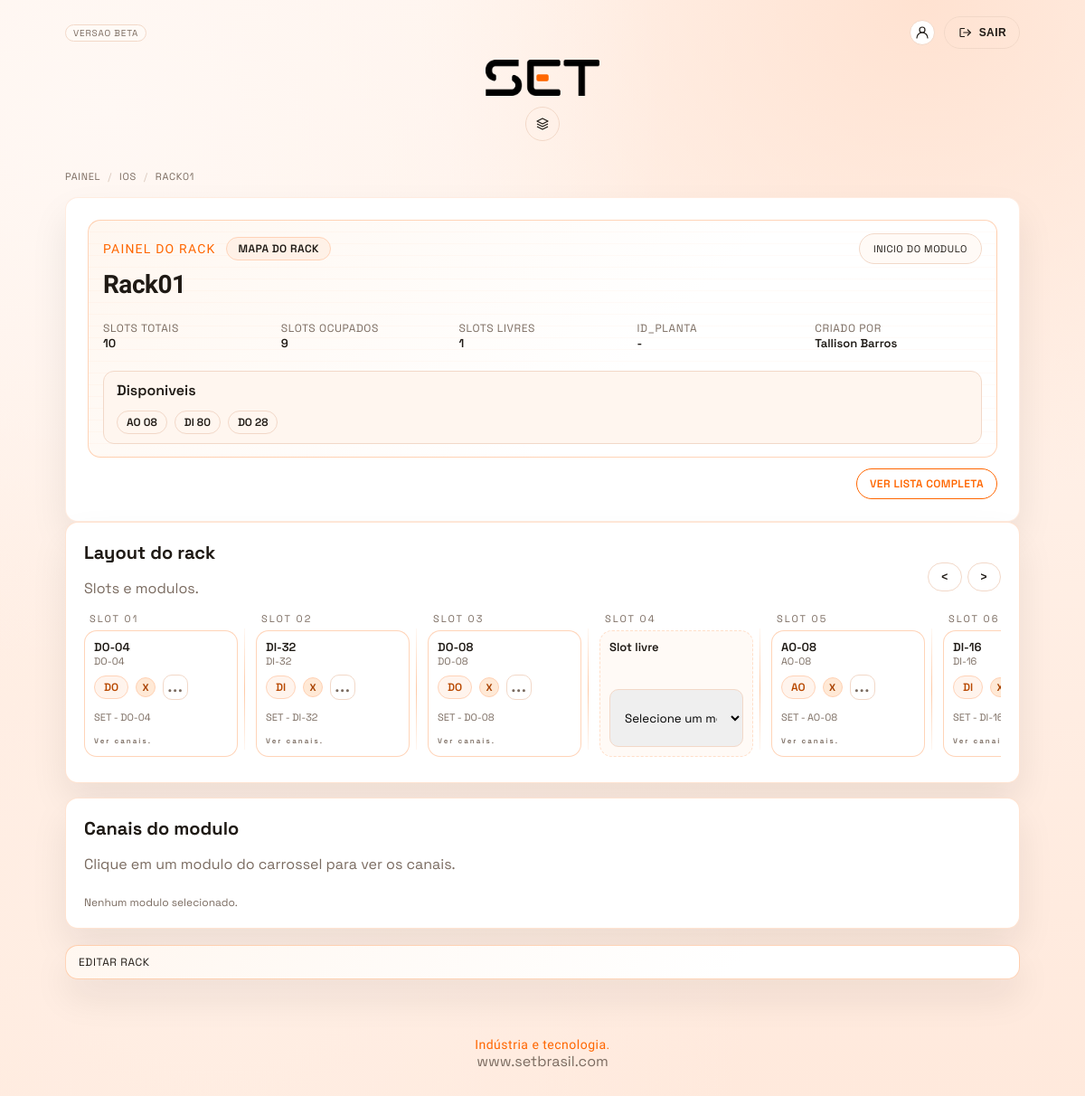
The page /ios/racks/1/ (signed in) on the database as committed earlier.
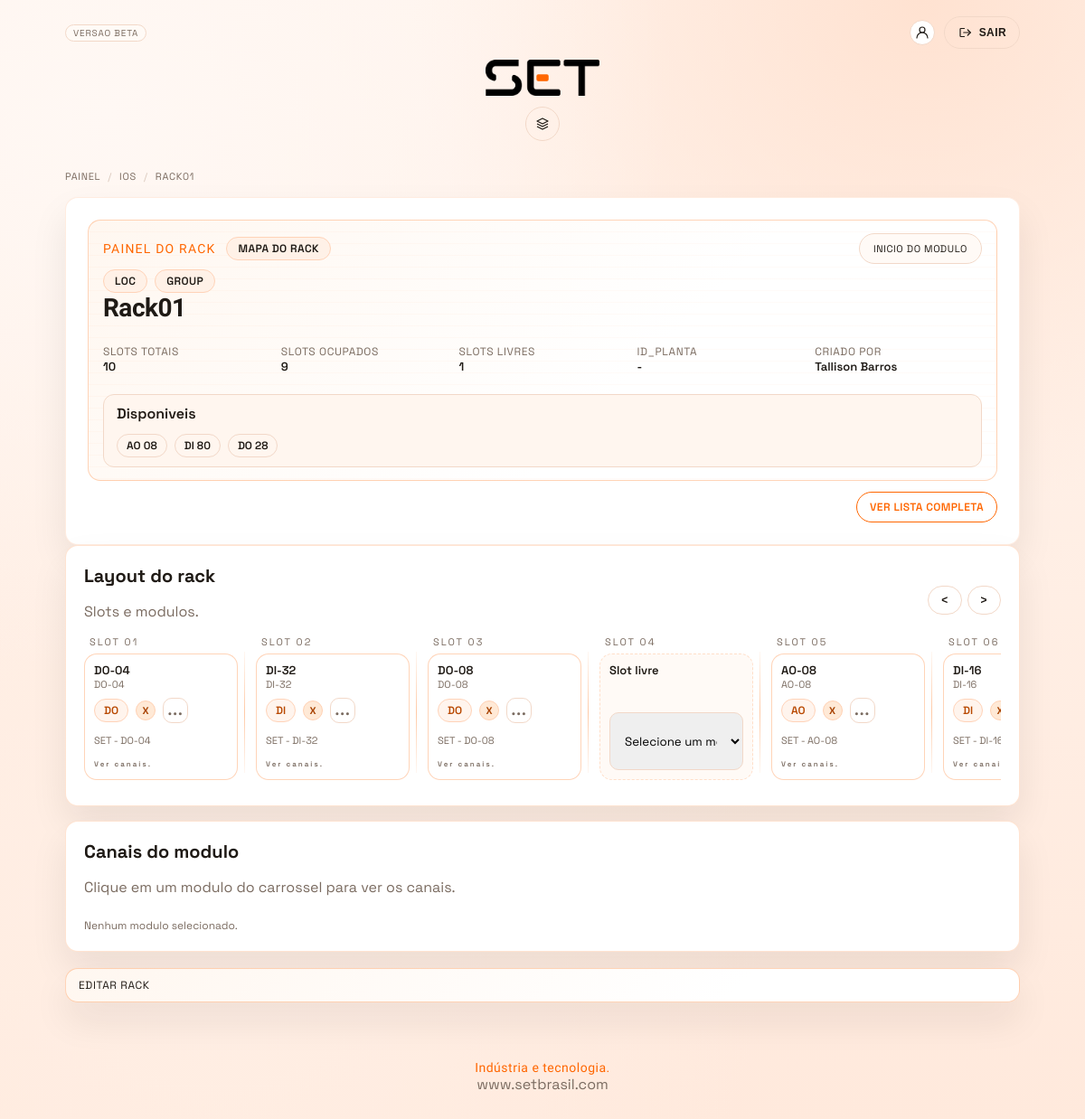
The same page on the database as committed later.
### core/models.py (models this page shows, shortened)
class RackIO(models.Model):
    cliente = models.ForeignKey("PerfilUsuario", on_delete=models.CASCADE, related_name="io_racks")
    inventario = models.ForeignKey(
        "Inventario",
        on_delete=models.SET_NULL,
        null=True,
        blank=True,
        related_name="racks_io",
    )
    local = models.ForeignKey(
        "LocalRackIO",
        on_delete=models.SET_NULL,
        null=True,
        blank=True,
        related_name="racks",
    )
    grupo = models.ForeignKey(
        "GrupoRackIO",
        on_delete=models.SET_NULL,
        null=True,
        blank=True,
        related_name="racks",
    )
    id_planta = models.ForeignKey(
        PlantaIO,
        on_delete=models.SET_NULL,
        null=True,
        blank=True,
        related_name="racks",
    )
    nome = models.CharField(max_length=120)
    descricao = models.TextField(blank=True)
    slots_total = models.PositiveSmallIntegerField(
        validators=[MinValueValidator(1), MaxValueValidator(60)],
    )
    criado_em = models.DateTimeField(auto_now_add=True)
    class Meta:
        ordering = ["nome"]

class PerfilUsuario(models.Model):
    nome = models.CharField(max_length=120)
    email = models.EmailField()
    empresa = models.CharField(max_length=120, blank=True)
    sigla_cidade = models.CharField(max_length=3, blank=True)
    logo = models.ImageField(upload_to="clientes/logos/", blank=True, null=True)
    usuario = models.OneToOneField(User, on_delete=models.CASCADE)  # login do cliente
    ativo = models.BooleanField(default=True)
    tipos = models.ManyToManyField("TipoPerfil", blank=True, related_name="clientes")
    plantas = models.ManyToManyField("PlantaIO", blank=True, related_name="usuarios")
    financeiros = models.ManyToManyField("FinanceiroID", blank=True, related_name="usuarios")
    inventarios = models.ManyToManyField("InventarioID", blank=True, related_name="usuarios")
    listas_ip = models.ManyToManyField("ListaIPID", blank=True, related_name="usuarios")
    radares = models.ManyToManyField("RadarID", blank=True, related_name="usuarios")
    apps = models.ManyToManyField("App", blank=True, related_name="usuarios")

class RackSlotIO(models.Model):
    rack = models.ForeignKey(RackIO, on_delete=models.CASCADE, related_name="slots")
    posicao = models.PositiveSmallIntegerField()
    modulo = models.ForeignKey(
        ModuloRackIO,
        on_delete=models.SET_NULL,
        null=True,
        blank=True,
        related_name="slots",
    )
    class Meta:
        ordering = ["posicao"]
        constraints = [
            models.UniqueConstraint(fields=["rack", "posicao"], name="unique_rack_slot_posicao"),
        ]

class ModuloRackIO(models.Model):
    rack = models.ForeignKey("RackIO", on_delete=models.CASCADE, related_name="modulos")
    modulo_modelo = models.ForeignKey(ModuloIO, on_delete=models.PROTECT, related_name="instancias")
    nome = models.CharField(max_length=120, blank=True)
    criado_em = models.DateTimeField(auto_now_add=True)
    class Meta:
        ordering = ["id"]

class ModuloIO(models.Model):
    cliente = models.ForeignKey(
        "PerfilUsuario",
        on_delete=models.CASCADE,
        related_name="io_modulos",
        null=True,
        blank=True,
    )
    nome = models.CharField(max_length=120)
    modelo = models.CharField(max_length=80, blank=True)
    marca = models.CharField(max_length=80, blank=True)
    quantidade_canais = models.PositiveSmallIntegerField(
        validators=[MinValueValidator(1), MaxValueValidator(512)],
    )
    tipo_base = models.ForeignKey(TipoCanalIO, on_delete=models.PROTECT, related_name="modulos_base")
    is_default = models.BooleanField(default=False)
    criado_em = models.DateTimeField(auto_now_add=True)
    class Meta:
        ordering = ["nome"]

class TipoCanalIO(models.Model):
    nome = models.CharField(max_length=20, unique=True)
    ativo = models.BooleanField(default=True)
    class Meta:
        ordering = ["nome"]

class LocalRackIO(models.Model):
    cliente = models.ForeignKey(
        "PerfilUsuario",
        on_delete=models.CASCADE,
        related_name="locais_rack",
        null=True,
        blank=True,
    )
    nome = models.CharField(max_length=120)
    class Meta:
        ordering = ["nome"]
        constraints = [
            models.UniqueConstraint(fields=["cliente", "nome"], name="unique_localrackio_cliente_nome"),
        ]

class GrupoRackIO(models.Model):
    cliente = models.ForeignKey(
        "PerfilUsuario",
        on_delete=models.CASCADE,
        related_name="grupos_rack",
        null=True,
        blank=True,
    )
    nome = models.CharField(max_length=120)
    class Meta:
        ordering = ["nome"]
        constraints = [
            models.UniqueConstraint(fields=["cliente", "nome"], name="unique_gruporackio_cliente_nome"),
        ]

### core/views.py (the view, shortened to what this page needs)
# urls.py: path('ios/racks/<int:pk>/', views.ios_rack_detail, name="ios_rack_detail"),
@login_required
def ios_rack_detail(request, pk):
    cliente = _get_cliente(request.user)
    if not cliente and not request.user.is_staff:
        return HttpResponseForbidden("Sem cadastro de cliente.")
    if request.user.is_staff and not cliente:
        inventarios_qs = Inventario.objects.all()
    else:
        inventarios_qs = Inventario.objects.filter(
            Q(cliente=cliente) | Q(id_inventario__in=cliente.inventarios.all())
        )
    locais = LocalRackIO.objects.none()
    grupos = GrupoRackIO.objects.none()
    if cliente:
        locais = LocalRackIO.objects.filter(cliente=cliente).order_by("nome")
        grupos = GrupoRackIO.objects.filter(cliente=cliente).order_by("nome")
    if cliente:
        rack = get_object_or_404(
            RackIO,
            Q(pk=pk),
            Q(cliente=cliente) | Q(id_planta__in=cliente.plantas.all()),
        )
    else:
        rack = get_object_or_404(RackIO, pk=pk)
    can_manage = bool(
        request.user.is_staff
        or (
            cliente
            and (
                rack.cliente_id == cliente.id
                or (rack.id_planta_id and cliente.plantas.filter(pk=rack.id_planta_id).exists())
            )
        )
    )
    message = None
    slots = (
        rack.slots.select_related("modulo", "modulo__modulo_modelo")
        .prefetch_related("modulo__canais__tipo")
        .order_by("posicao")
    )
    modulo_ids = [slot.modulo_id for slot in slots if slot.modulo_id]
    modulo_status = {}
    if modulo_ids:
        channel_counts = (
            CanalRackIO.objects.filter(modulo_id__in=modulo_ids)
            .values("modulo_id")
            .annotate(
                total=Count("id"),
                comissionados=Count("id", filter=Q(comissionado=True)),
            )
        )
        modulo_status = {
            row["modulo_id"]: (row["total"] > 0 and row["total"] == row["comissionados"])
            for row in channel_counts
        }
    for slot in slots:
        if slot.modulo_id:
            slot.modulo.all_canais_comissionados = modulo_status.get(slot.modulo_id, False)
    module_channels = {}
    if modulo_ids:
        channels = (
            CanalRackIO.objects.filter(modulo_id__in=modulo_ids)
            .select_related("tipo")
            .order_by("modulo_id", "indice")
        )
        for channel in channels:
            module_channels.setdefault(channel.modulo_id, []).append(
                {
                    "canal": f"{channel.indice:02d}",
                    "nome": channel.descricao or "-",
                    "tipo": channel.tipo.nome if channel.tipo_id else "-",
                }
            )
    modules = (
        ModuloIO.objects.filter(Q(cliente=rack.cliente) | Q(is_default=True))
        .select_related("tipo_base")
        .order_by("nome")
    )
    available_qs = (
            CanalRackIO.objects.filter(modulo__rack=rack)
        .filter(Q(descricao__isnull=True) | Q(descricao__exact=""))
        .values("tipo__nome")
        .annotate(total=Count("id"))
        .order_by("tipo__nome")
    )
    canais_disponiveis = [
        {"tipo": row["tipo__nome"], "total": row["total"]} for row in available_qs
    ]
    ocupados = rack.slots.filter(modulo__isnull=False).count()
    slots_livres = max(rack.slots_total - ocupados, 0)
    return render(
        request,
        "core/ios_rack_detail.html",
        {
            "rack": rack,
            "slots": slots,
            "modules": modules,
            "ocupados": ocupados,
            "slots_livres": slots_livres,
            "canais_disponiveis": canais_disponiveis,
            "module_channels": module_channels,
            "message": message,
            "inventarios": inventarios_qs.order_by("nome"),
            "locais": locais,
            "grupos": grupos,
        },
    )

### core/templates/core/ios_rack_detail.html (shortened to what this page needs)
{% extends "core/base.html" %}
{% load static %}
{% block breadcrumbs %}
  <nav class="page-crumbs" aria-label="Breadcrumb">
    <a href="{% url 'painel' %}">Painel</a>
    <span class="crumb-sep">/</span>
    <a href="{% url 'ios_list' %}">IOs</a>
    <span class="crumb-sep">/</span>
    <span>{{ rack.nome }}</span>
  </nav>
{% endblock %}
{% block content %}
  <section class="card">
    <div class="page-hud">
      <div class="hud-top">
        <div class="hud-title">Painel do rack</div>
        <div class="hud-pill">Mapa do rack</div>
        <div class="hud-menu" aria-label="Menu do modulo">
          <a class="hud-menu-pill" href="{% url 'ios_list' %}">Inicio do modulo</a>
        </div>
      </div>
      <div class="page-hud-head">
        <div>
          {% if rack.local or rack.grupo %}
            <div class="hud-tagset">
              {% if rack.local %}
                <span class="hud-pill">{{ rack.local.nome }}</span>
              {% endif %}
              {% if rack.grupo %}
                <span class="hud-pill">{{ rack.grupo.nome }}</span>
              {% endif %}
            </div>
          {% endif %}
          <h1 class="page-title">{{ rack.nome }}</h1>
        </div>
      </div>
      <div class="hud-info">
        <div class="rack-status">
          <div>
            <div class="meta-label">Slots totais</div>
            <div class="meta-value">{{ rack.slots_total }}</div>
          </div>
          <div>
            <div class="meta-label">Slots ocupados</div>
            <div class="meta-value">{{ ocupados }}</div>
          </div>
          <div>
            <div class="meta-label">Slots livres</div>
            <div class="meta-value">{{ slots_livres }}</div>
          </div>
          <div>
            <div class="meta-label">ID_PLANTA</div>
            <div class="meta-value">{% if rack.id_planta %}{{ rack.id_planta.codigo }}{% else %}-{% endif %}</div>
          </div>
          <div>
            <div class="meta-label">Criado por</div>
            <div class="meta-value">{{ rack.cliente.nome }}</div>
          </div>
        </div>
        <div class="rack-highlight">
          <div class="rack-highlight-title">Disponiveis</div>
          {% if canais_disponiveis %}
            <div class="module-meta-row">
              {% for item in canais_disponiveis %}
                <span class="module-meta-pill">{{ item.tipo }} {{ item.total|stringformat:"02d" }}</span>
              {% endfor %}
            </div>
          {% else %}
            <div class="muted">Sem canais disponiveis.</div>
          {% endif %}
        </div>
      </div>
    </div>
    <div class="hud-bottom-actions">
      <a class="btn btn-outline btn-compact" href="{% url 'ios_rack_io_list' rack.id %}">Ver lista completa</a>
    </div>
  </section>
  <section class="io-card">
      <div class="io-card-head">
        <div>
          <h2 class="io-title">Layout do rack</h2>
          <p class="muted">Slots e modulos.</p>
        </div>
        <div class="rack-carousel-actions">
          <button class="btn btn-ghost btn-compact rack-carousel-btn" type="button" data-dir="-1" aria-label="Voltar slots">
            &lt;
          </button>
          <button class="btn btn-ghost btn-compact rack-carousel-btn" type="button" data-dir="1" aria-label="Avancar slots">
            &gt;
          </button>
        </div>
      </div>
    <form method="post">
      <div class="rack-carousel">
        <div class="proposal-grid rack-grid rack-carousel-track" id="rack-carousel-track">
        {% for slot in slots %}
          <div class="rack-slot-shell">
            <div class="rack-slot-label-out">Slot {{ slot.posicao|stringformat:"02d" }}</div>
            <article class="proposal-card slot-card {% if slot.modulo %}slot-filled js-rack-module-card{% else %}slot-empty{% endif %}"
              {% if slot.modulo %}
                data-module-id="{{ slot.modulo.id }}"
                data-module-title="{% if slot.modulo.nome %}{{ slot.modulo.nome }}{% else %}{{ slot.modulo.modulo_modelo.nome }}{% endif %}"
                data-module-subtitle="{{ slot.modulo.modulo_modelo.nome }}"
                data-module-type="{{ slot.modulo.modulo_modelo.tipo_base.nome }}"
                data-module-details-url="{% url 'ios_rack_modulo_detail' slot.modulo.id %}"
              {% endif %}
            >
              <div class="proposal-head">
                <div>
                  {% if slot.modulo %}
                    {% if slot.modulo.nome %}
                      <div class="proposal-title">{{ slot.modulo.nome }}</div>
                      <div class="proposal-meta">{{ slot.modulo.modulo_modelo.nome }}</div>
                    {% else %}
                      <div class="proposal-title">{{ slot.modulo.modulo_modelo.nome }}</div>
                    {% endif %}
                  {% else %}
                    <div class="proposal-title">Slot livre</div>
                  {% endif %}
                </div>
                {% if slot.modulo %}
                  <div class="slot-card-actions">
                    <div class="module-meta">
                      <span class="module-pill">{{ slot.modulo.modulo_modelo.tipo_base.nome }}</span>
                      <span class="mini-badge {% if slot.modulo.all_canais_comissionados %}mini-badge-ok{% else %}mini-badge-off{% endif %}">
                        {% if slot.modulo.all_canais_comissionados %}V{% else %}X{% endif %}
                      </span>
                    </div>
                    <a class="slot-menu-btn" href="{% url 'ios_rack_modulo_detail' slot.modulo.id %}" aria-label="Abrir detalhes do modulo">
                      ...
                    </a>
                  </div>
                {% endif %}
              </div>
              {% if slot.modulo %}
                <div class="proposal-meta">{{ slot.modulo.modulo_modelo.marca }} - {{ slot.modulo.modulo_modelo.modelo }}</div>
                <div class="slot-actions">
                  <span class="slot-hint">Ver canais.</span>
                </div>
              {% else %}
                <div class="slot-form">
                  <select name="slot_{{ slot.id }}">
                    <option value="">Selecione um modulo</option>
                  </select>
                </div>
              {% endif %}
            </article>
          </div>
        {% endfor %}
        </div>
      </div>
    </form>
  </section>
  <section class="io-card rack-module-panel" id="rack-module-panel">
    <div class="io-card-head">
      <div>
        <h2 class="io-title">Canais do modulo</h2>
        <p class="muted">Clique em um modulo do carrossel para ver os canais.</p>
      </div>
    </div>
    <div class="rack-module-empty" id="rack-module-empty">Nenhum modulo selecionado.</div>
  </section>
  <details class="io-card io-discrete rack-edit-card" style="margin-top: 18px;">
    <summary class="io-discrete-summary compact">
      <span class="io-title">Editar rack</span>
    </summary>
  </details>
{% endblock %}

Rows that differ between the two databases and show on the page:
changed RackIO "Rack01": local_id empty → 1 (drawn); local.nome (not shown) → "LOC"; grupo.nome (not shown) → "GROUP"
